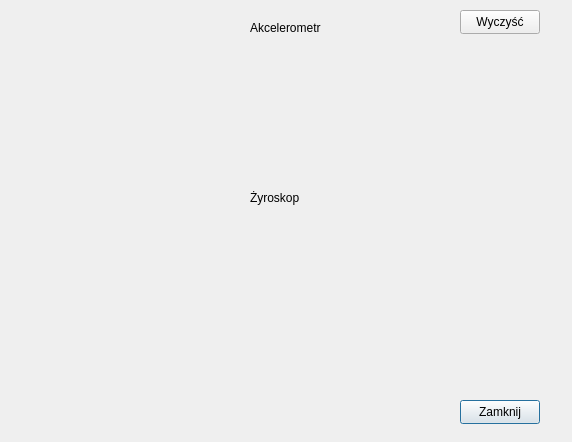
<?xml version="1.0" encoding="UTF-8"?>
<ui version="4.0">
 <class>Graphsdialog</class>
 <widget class="QDialog" name="Graphsdialog">
  <property name="geometry">
   <rect>
    <x>0</x>
    <y>0</y>
    <width>572</width>
    <height>442</height>
   </rect>
  </property>
  <property name="windowTitle">
   <string>Dialog</string>
  </property>
  <widget class="QPushButton" name="pushButton_close">
   <property name="geometry">
    <rect>
     <x>460</x>
     <y>400</y>
     <width>80</width>
     <height>24</height>
    </rect>
   </property>
   <property name="text">
    <string>Zamknij</string>
   </property>
  </widget>
  <widget class="QCustomPlot" name="plot_acc" native="true">
   <property name="geometry">
    <rect>
     <x>30</x>
     <y>50</y>
     <width>521</width>
     <height>131</height>
    </rect>
   </property>
  </widget>
  <widget class="QCustomPlot" name="plot_gyro" native="true">
   <property name="geometry">
    <rect>
     <x>30</x>
     <y>230</y>
     <width>511</width>
     <height>121</height>
    </rect>
   </property>
  </widget>
  <widget class="QLabel" name="label">
   <property name="geometry">
    <rect>
     <x>250</x>
     <y>20</y>
     <width>91</width>
     <height>16</height>
    </rect>
   </property>
   <property name="text">
    <string>Akcelerometr</string>
   </property>
  </widget>
  <widget class="QLabel" name="label_2">
   <property name="geometry">
    <rect>
     <x>250</x>
     <y>190</y>
     <width>58</width>
     <height>16</height>
    </rect>
   </property>
   <property name="text">
    <string>Żyroskop</string>
   </property>
  </widget>
  <widget class="QPushButton" name="pushButton">
   <property name="geometry">
    <rect>
     <x>460</x>
     <y>10</y>
     <width>80</width>
     <height>24</height>
    </rect>
   </property>
   <property name="text">
    <string>Wyczyść</string>
   </property>
  </widget>
 </widget>
 <customwidgets>
  <customwidget>
   <class>QCustomPlot</class>
   <extends>QWidget</extends>
   <header>qcustomplot.h</header>
   <container>1</container>
  </customwidget>
 </customwidgets>
 <resources/>
 <connections>
  <connection>
   <sender>pushButton_close</sender>
   <signal>clicked()</signal>
   <receiver>Graphsdialog</receiver>
   <slot>close()</slot>
   <hints>
    <hint type="sourcelabel">
     <x>292</x>
     <y>383</y>
    </hint>
    <hint type="destinationlabel">
     <x>413</x>
     <y>379</y>
    </hint>
   </hints>
  </connection>
 </connections>
</ui>
